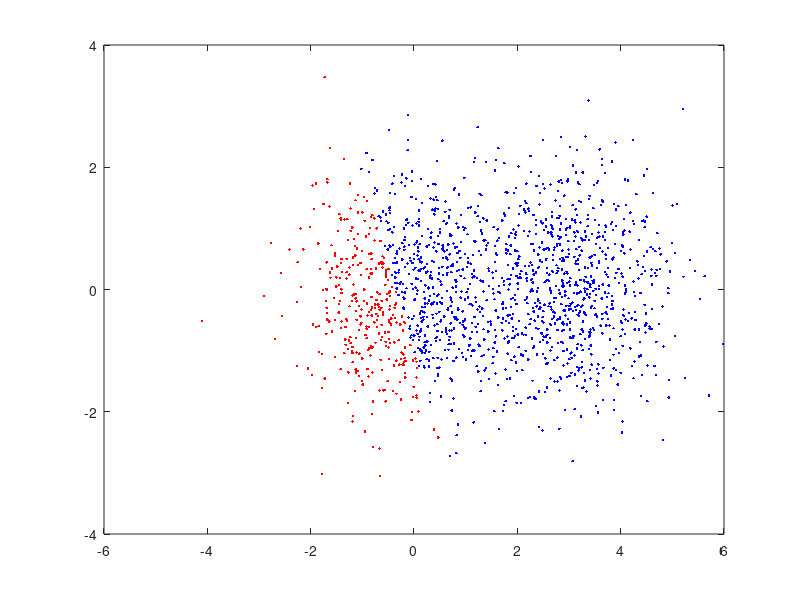
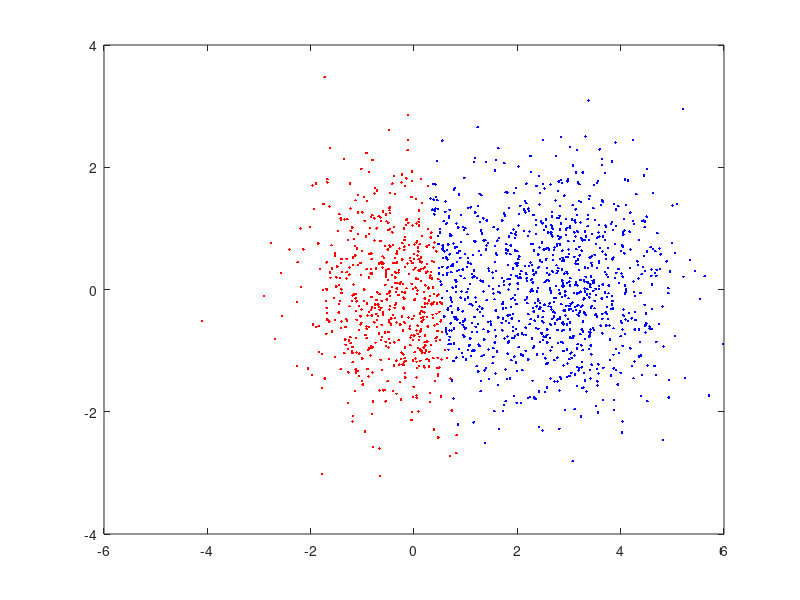
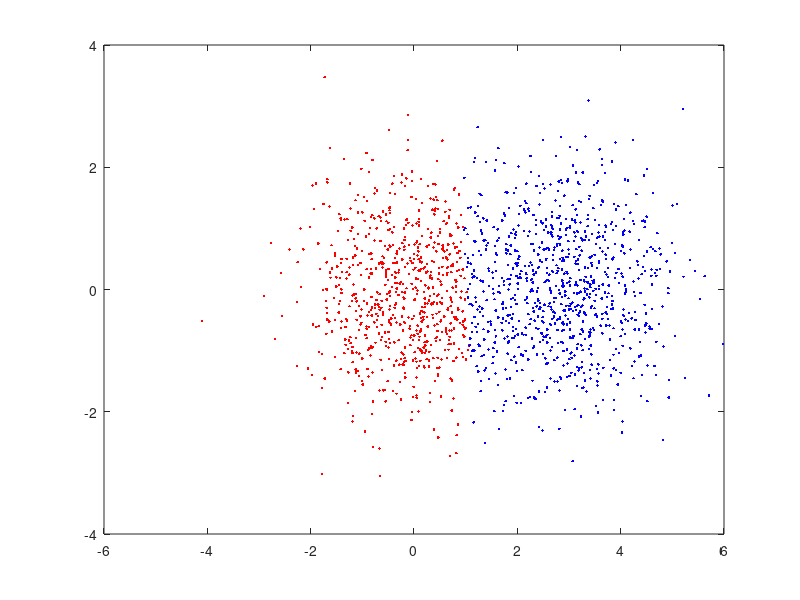

These charts were generated, in order, by the following MATLAB code:
load('dataset1.txt');
load('dataset2.txt');
load('dataset3.txt');

plot(dataset1(:,1),dataset1(:,2),'r.');
%plot(dataset2(:,1),dataset2(:,2));

%does k-means
dataset = dataset1;
k=2;
datasetSize = size(dataset);
numPoints = datasetSize(1);

randOrder = randperm(numPoints);
meanRows = randOrder(1:k);

%assign the cluster rows randomly
currentClusters = zeros(k,2);
for row = 1:k
    currentClusters(row,:) = dataset(meanRows(row),:);
end


currentClusterAssignments = zeros(numPoints,1);

for iteration = 1:3
    currentNumChanged = 0;
    cluster1Rows = [];
    cluster2Rows = [];
    
    %loop through the data points finding the closest cluster for each point
    for dataPoint = 1:numPoints
        currentMinDistance = 20;
       for cluster = 1:k
           currentDistance = norm(currentClusters(cluster,:)-dataset(dataPoint,:));
           if(currentDistance < currentMinDistance)
               if(currentClusterAssignments(dataPoint,1) ~= cluster)
                   currentClusterAssignments(dataPoint,1) = cluster;
                   currentNumChanged = currentNumChanged + 1;
               end
              currentMinDistance = currentDistance;
           end
           
       end

       if(currentClusterAssignments(dataPoint,1) == 1)
          cluster1Rows = [cluster1Rows;dataset(dataPoint,:)]; 
       elseif(currentClusterAssignments(dataPoint,1) == 2)
           cluster2Rows = [cluster2Rows;dataset(dataPoint,:)]; 
       end
    end

    
    plot(cluster1Rows(:,1),cluster1Rows(:,2),'r.',...
        cluster2Rows(:,1),cluster2Rows(:,2),'b.');
    figure
    
    %reassign the clusters
    currentClusters(1,:) = [mean(cluster1Rows(:,1)) mean(cluster1Rows(:,2))];
    currentClusters(2,:) = [mean(cluster2Rows(:,1)) mean(cluster2Rows(:,2))];
end
